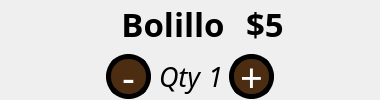
                <widget class="QWidget" name="Articulo0" native="true">
                 <property name="minimumSize">
                  <size>
                   <width>380</width>
                   <height>100</height>
                  </size>
                 </property>
                 <property name="maximumSize">
                  <size>
                   <width>380</width>
                   <height>100</height>
                  </size>
                 </property>
                 <layout class="QHBoxLayout" name="horizontalLayout_31">
                  <property name="leftMargin">
                   <number>0</number>
                  </property>
                  <property name="topMargin">
                   <number>0</number>
                  </property>
                  <property name="rightMargin">
                   <number>0</number>
                  </property>
                  <property name="bottomMargin">
                   <number>0</number>
                  </property>
                  <item>
                   <widget class="QWidget" name="img0" native="true">
                    <property name="minimumSize">
                     <size>
                      <width>100</width>
                      <height>100</height>
                     </size>
                    </property>
                    <property name="maximumSize">
                     <size>
                      <width>100</width>
                      <height>100</height>
                     </size>
                    </property>
                    <property name="styleSheet">
                     <string notr="true">background-image: url(:/Imagenes/bolillo.png);
border-radius: 30px;</string>
                    </property>
                   </widget>
                  </item>
                  <item>
                   <widget class="QWidget" name="widget_29_ejemplo" native="true">
                    <layout class="QVBoxLayout" name="verticalLayout_15">
                     <property name="leftMargin">
                      <number>0</number>
                     </property>
                     <property name="topMargin">
                      <number>0</number>
                     </property>
                     <property name="rightMargin">
                      <number>0</number>
                     </property>
                     <property name="bottomMargin">
                      <number>0</number>
                     </property>
                     <item>
                      <widget class="QWidget" name="widget_37_ejemplo" native="true">
                       <layout class="QHBoxLayout" name="horizontalLayout_32">
                        <property name="leftMargin">
                         <number>0</number>
                        </property>
                        <property name="topMargin">
                         <number>0</number>
                        </property>
                        <property name="rightMargin">
                         <number>0</number>
                        </property>
                        <property name="bottomMargin">
                         <number>0</number>
                        </property>
                        <item>
                         <widget class="QLabel" name="articulo_label0">
                          <property name="font">
                           <font>
                            <family>Cascadia Mono</family>
                            <pointsize>25</pointsize>
                            <weight>75</weight>
                            <bold>true</bold>
                           </font>
                          </property>
                          <property name="text">
                           <string>Bolillo</string>
                          </property>
                          <property name="alignment">
                           <set>Qt::AlignCenter</set>
                          </property>
                         </widget>
                        </item>
                        <item>
                         <widget class="QLabel" name="precio_label0">
                          <property name="font">
                           <font>
                            <family>Cascadia Mono</family>
                            <pointsize>25</pointsize>
                            <weight>75</weight>
                            <bold>true</bold>
                           </font>
                          </property>
                          <property name="text">
                           <string>$5</string>
                          </property>
                         </widget>
                        </item>
                       </layout>
                      </widget>
                     </item>
                     <item>
                      <widget class="QWidget" name="widget_33_ejemplo" native="true">
                       <property name="font">
                        <font>
                         <family>Cascadia Mono</family>
                        </font>
                       </property>
                       <layout class="QHBoxLayout" name="horizontalLayout_30">
                        <property name="leftMargin">
                         <number>0</number>
                        </property>
                        <property name="topMargin">
                         <number>0</number>
                        </property>
                        <property name="rightMargin">
                         <number>0</number>
                        </property>
                        <property name="bottomMargin">
                         <number>0</number>
                        </property>
                        <item>
                         <widget class="QPushButton" name="minus_button0">
                          <property name="minimumSize">
                           <size>
                            <width>45</width>
                            <height>45</height>
                           </size>
                          </property>
                          <property name="maximumSize">
                           <size>
                            <width>45</width>
                            <height>45</height>
                           </size>
                          </property>
                          <property name="font">
                           <font>
                            <family>Cascadia Mono</family>
                            <pointsize>30</pointsize>
                           </font>
                          </property>
                          <property name="styleSheet">
                           <string notr="true">QPushButton{
background-color: rgb(77, 45, 18);
border-style: solid;
border-color: black;
border-width: 5px;
border-radius: 22px;
color: white;
}

QPushButton:pressed {
border-style: inset;
border-width: 1px;
background-color: rgb(115, 67, 26);
color: white;
}</string>
                          </property>
                          <property name="text">
                           <string>-</string>
                          </property>
                         </widget>
                        </item>
                        <item>
                         <widget class="QLabel" name="label_16">
                          <property name="minimumSize">
                           <size>
                            <width>45</width>
                            <height>45</height>
                           </size>
                          </property>
                          <property name="maximumSize">
                           <size>
                            <width>45</width>
                            <height>45</height>
                           </size>
                          </property>
                          <property name="font">
                           <font>
                            <family>Cascadia Mono</family>
                            <pointsize>20</pointsize>
                            <italic>true</italic>
                           </font>
                          </property>
                          <property name="text">
                           <string>Qty</string>
                          </property>
                          <property name="alignment">
                           <set>Qt::AlignCenter</set>
                          </property>
                         </widget>
                        </item>
                        <item>
                         <widget class="QLabel" name="qty_label0">
                          <property name="font">
                           <font>
                            <family>Cascadia Mono</family>
                            <pointsize>20</pointsize>
                            <italic>true</italic>
                           </font>
                          </property>
                          <property name="text">
                           <string>1</string>
                          </property>
                         </widget>
                        </item>
                        <item>
                         <widget class="QPushButton" name="plus_button0">
                          <property name="minimumSize">
                           <size>
                            <width>45</width>
                            <height>45</height>
                           </size>
                          </property>
                          <property name="maximumSize">
                           <size>
                            <width>45</width>
                            <height>45</height>
                           </size>
                          </property>
                          <property name="font">
                           <font>
                            <family>Cascadia Mono</family>
                            <pointsize>30</pointsize>
                           </font>
                          </property>
                          <property name="styleSheet">
                           <string notr="true">QPushButton{
background-color: rgb(77, 45, 18);
border-style: solid;
border-color: black;
border-width: 5px;
border-radius: 22px;
color: white;
}

QPushButton:pressed {
border-style: inset;
border-width: 1px;
background-color: rgb(115, 67, 26);
color: white;
}</string>
                          </property>
                          <property name="text">
                           <string>+</string>
                          </property>
                         </widget>
                        </item>
                        <item>
                         <spacer name="horizontalSpacer_ejemplo">
                          <property name="orientation">
                           <enum>Qt::Horizontal</enum>
                          </property>
                          <property name="sizeHint" stdset="0">
                           <size>
                            <width>40</width>
                            <height>20</height>
                           </size>
                          </property>
                         </spacer>
                        </item>
                       </layout>
                      </widget>
                     </item>
                    </layout>
                   </widget>
                  </item>
                 </layout>
                </widget>
